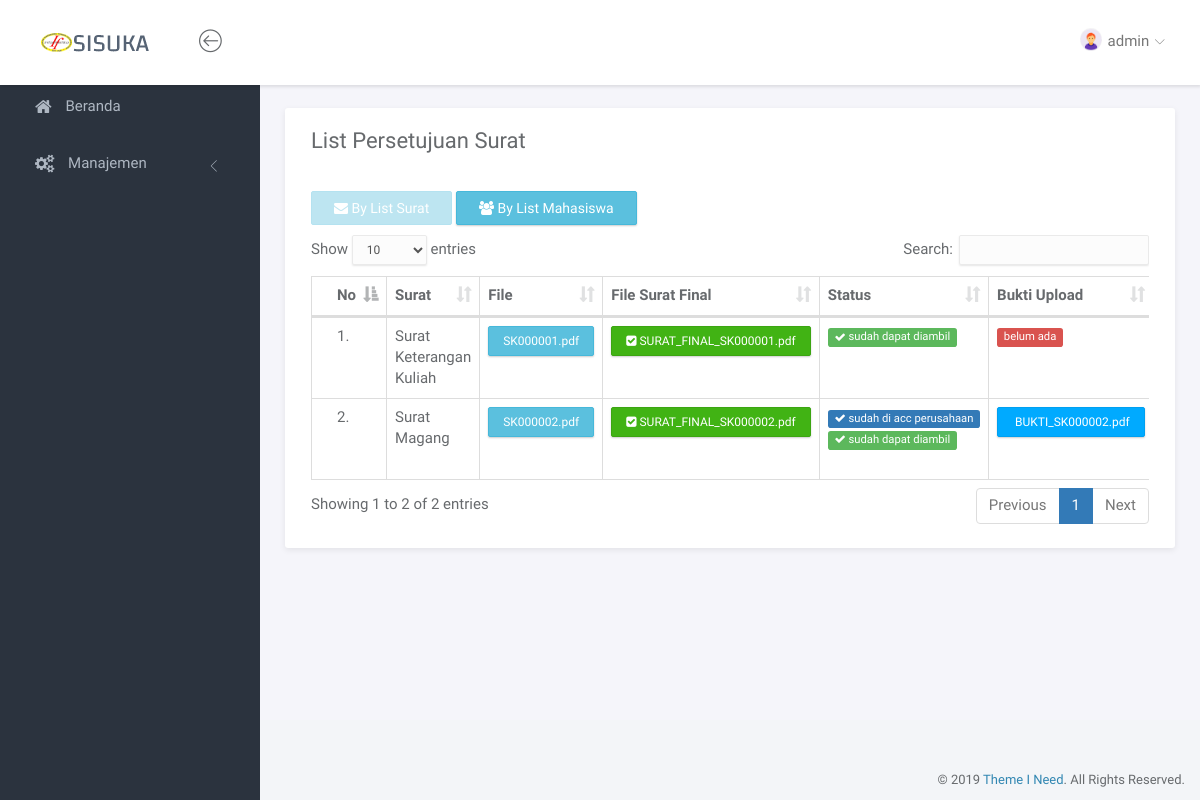
The page /index.php?page=listsurat (signed in) on the database its author committed.
### tables this page shows
CREATE TABLE `tbl_user` (
  `id_user` int(11) NOT NULL,
  `username` varchar(15) NOT NULL,
  `password` varchar(10) NOT NULL,
  `role` int(2) NOT NULL,
  `terakhir_login` timestamp NULL DEFAULT NULL ON UPDATE CURRENT_TIMESTAMP
);

CREATE TABLE `tbl_suratkonfirmasi` (
  `id_suratkonfirmasi` int(10) NOT NULL,
  `kd_suratkonfirmasi` varchar(15) NOT NULL,
  `nim` varchar(10) NOT NULL,
  `id_kategori` varchar(15) NOT NULL,
  `status_surat` int(1) NOT NULL,
  `file_surat` text NOT NULL,
  `file_surat_final` text,
  `file_upload` text,
  `data` text NOT NULL,
  `view_admin` int(1) NOT NULL,
  `created_at` date DEFAULT NULL,
  `acc_at` date DEFAULT NULL
);

CREATE TABLE `tbl_kategorisurat` (
  `id_kategori` varchar(15) NOT NULL,
  `nama` varchar(50) NOT NULL,
  `kode` varchar(5) NOT NULL,
  `file` text,
  `ket` text
);

### page/listsurat/listsurat.php (the view, shortened to what this page needs)
<div class="panel panel-headline">
    <div class="panel-heading">
        <div class="row">
            <div class="col-md-12">
                <div class="pull-left">
                    <h3 class="panel-title">List Persetujuan Surat</h3>
                </div>
            </div>
        </div>
    </div>
    <div class="panel-body">
        <div class="row" style="margin-bottom: 10px;">
            <div class="col-md-12">
                <button id="btnListSurat" class="btn btn-info" style="outline:none;"><i class="fa fa-envelope"></i> By List Surat</button>
                <button id="btnListMhs" class="btn btn-info" style="outline:none;"><i class="fa fa-users"></i> By List Mahasiswa</button>
            </div>
        </div>
        <div class="row">
            <div class="col-md-12">
                <div id="listSurat" class="table-responsive">
                    <table class="table table-bordered example">
                        <thead>
                            <tr>
                                <th>No</th>
                                <th>Surat</th>
                                <th>File</th>
                                <th>File Surat Final</th>
                                <th>Status</th>
                                <th>Bukti Upload</th>
                            </tr>
                        </thead>
                        <tbody>
                            <?php
                            $no = 1;
                            $q = mysqli_query($conn, "SELECT * FROM tbl_suratkonfirmasi
                                                    JOIN tbl_kategorisurat ON tbl_suratkonfirmasi.id_kategori=tbl_kategorisurat.id_kategori
                                                    GROUP BY tbl_suratkonfirmasi.kd_suratkonfirmasi");
                            while($data=mysqli_fetch_array($q)){
                                ?>
                                <tr>
                                    <td><?= $no ?>.</td>
                                    <td><?= $data['nama'] ?></td>
                                    <td><?= getOnlyFileSurat($data['file_surat'],1) ?></td>
                                    <td><?= getOnlyFileSurat($data['file_surat_final'],2) ?></td>
                                    <td><?= getStatus($data['id_kategori'],$data['status_surat']) ?></td>
                                    <td><?= buktiUpload($data['file_upload']) ?></td>
                                </tr>
                            <?php $no++; }?>
                        </tbody>
                    </table>
                </div>
            </div>
        </div>
    </div>
</div>

### header.php (shortened to what this page needs)
<nav class="navbar navbar-default navbar-fixed-top">
	<div class="brand">
		<a href="index.html"><img src="assets/img/sisuka.png" alt="Klorofil Logo" class="img-responsive logo"></a>
	</div>
	<div class="container-fluid">
		<div class="navbar-btn">
			<button type="button" class="btn-toggle-fullwidth"><i class="lnr lnr-arrow-left-circle"></i></button>
		</div>
		<div id="navbar-menu">
			<ul class="nav navbar-nav navbar-right">
				<li class="dropdown">
					<a href="#" class="dropdown-toggle" data-toggle="dropdown"><img src="<?= $photo ?>" class="img-circle" alt="Avatar"> <span><?= $nama ?></span> <i class="icon-submenu lnr lnr-chevron-down"></i></a>
				</li>
			</ul>
		</div>
	</div>
</nav>

### service.php (shortened to what this page needs)
<?php
$user       = $_SESSION['username'];
$role       = $_SESSION['role'];
if ($role == 1){
    $sql = mysqli_query($conn, "SELECT * FROM tbl_user WHERE username='$user'");
    $datauser = mysqli_fetch_array($sql);
    $nama = $datauser['username'];
    $photo = 'assets/img/admin.png';
} else {
    $sql = mysqli_query($conn, "SELECT * FROM tbl_mahasiswa WHERE nim='$user'");
    $datauser = mysqli_fetch_array($sql);
    $nama = $datauser['nama_lengkap'];
    $photo = 'assets/img/no-photo.png';
}
function getStatus($id,$params){
    if ($id == 'KSURAT002'){
        switch ($params) {
            case 3:
                $nil = '<span class="label label-primary"><i class="fa fa-check"></i> sudah di acc perusahaan</span><br>'.
                        '<span class="label label-success"><i class="fa fa-check"></i> sudah dapat diambil</span>';
            break;
        }
    } else {
        switch ($params) {
            case 1:
                $nil = '<span class="label label-success"><i class="fa fa-check"></i> sudah dapat diambil</span>';
                break;
        }
    }
    return $nil;
}
function buktiUpload($params){
    if (!empty($params)){
        $temp = '<a href="file/bukti/'.$params.'" class="btn btn-primary btn-xs" target="_blank"><i class="fa fa-file-alt"></i> '.$params.'</a>';
    } else {
        $temp = '<span class="label label-danger">belum ada</span>';
    }
    return $temp;
}
function getOnlyFileSurat($params,$flag){
    if(!empty($params)){
        if($flag == 1){
            $temp = '<a class="btn btn-info btn-xs" href="file/surat/'.$params.'" target="_blank" title="lihat file">'.$params.'</a>';
        } else {
            $temp = '<a class="btn btn-success btn-xs" href="file/final/'.$params.'" target="_blank" title="lihat file"><i class="fa fa-check-square"></i> '.$params.'</a>';
        }
    } else {
        $temp = '<span class="label label-warning">belum ada file</span>';
    }
    return $temp;
}
?>

### assets/css/main.css (style rules this page uses)
html { position: relative; min-height: 100%; }
body { background-color: #F3F5F8; font-family: "Source Sans Pro", sans-serif; font-size: 15px; color: #676a6d; }
a { color: #3287B2; }
th { font-weight: 600; }
.navbar-default { -webkit-transition: all 0.3s ease-in-out; -moz-transition: all 0.3s ease-in-out; -ms-transition: all 0.3s ease-in-out; -o-transition: all 0.3s ease-in-out; transition: all 0.3s ease-in-out; -moz-box-shadow: 1px 2px 3px rgba(0, 0, 0, 0.1); -webkit-box-shadow: 1px 2px 3px rgba(0, 0, 0, 0.1); box-shadow: 1px 2px 3px rgba(0, 0, 0, 0.1); -webkit-border-radius: 0; -moz-border-radius: 0; border-radius: 0; padding: 0; margin: 0; border: none; background-color: #fff; }
.navbar-default .brand { float: left; padding: 30px 39px; background-color: #fff; }
.navbar-btn { float: left; padding: 16px 0; }
.navbar-btn button { font-size: 24px; padding: 4px 8px; line-height: .7; border: none; background: none; outline: none; }
.navbar-nav > li > a { padding: 28px 20px; }
.navbar-nav > li > a > i { font-size: 22px; margin-right: 2px; vertical-align: middle; }
.navbar-nav > li > a > i.icon-submenu { margin-left: 2px; margin-right: 0; font-size: 10px; position: relative; top: 2px; }
.navbar-nav > li > a > span { position: relative; top: 2px; }
.navbar-nav > li > a img { width: 22px; margin-right: 2px; }
@media screen and (min-width: 768px) { .navbar-nav.navbar-right { margin-right: 0; } }
.btn { -webkit-border-radius: 2px; -moz-border-radius: 2px; border-radius: 2px; -moz-box-shadow: 0px 1px 2px 0 rgba(0, 0, 0, 0.2); -webkit-box-shadow: 0px 1px 2px 0 rgba(0, 0, 0, 0.2); box-shadow: 0px 1px 2px 0 rgba(0, 0, 0, 0.2); padding: 6px 22px; }
.btn-group-xs > .btn, .btn-xs { padding: 5px 14px; }
.btn-primary { background-color: #00AAFF; border-color: #00a0f0; }
.btn-success { background-color: #41B314; border-color: #3ca512; }
.btn.disabled, .btn[disabled], fieldset[disabled] .btn { opacity: 0.4; filter: alpha(opacity=40); }
.panel { -webkit-border-radius: 3px; -moz-border-radius: 3px; border-radius: 3px; -moz-box-shadow: 0 2px 6px rgba(0, 0, 0, 0.08); -webkit-box-shadow: 0 2px 6px rgba(0, 0, 0, 0.08); box-shadow: 0 2px 6px rgba(0, 0, 0, 0.08); background-color: #fff; margin-bottom: 30px; }
.panel .panel-heading, .panel .panel-body, .panel .panel-footer { padding-left: 25px; padding-right: 25px; }
.panel .panel-heading { padding-top: 20px; padding-bottom: 20px; position: relative; }
.panel .panel-heading .panel-title { margin: 0; font-size: 18px; font-weight: 300; }
.panel .panel-body { padding-top: 10px; padding-bottom: 15px; }
.panel.panel-headline .panel-heading { border-bottom: none; }
.panel.panel-headline .panel-heading .panel-title { margin-bottom: 8px; font-size: 22px; font-weight: normal; }
.panel .table > thead > tr > td:first-child, .panel .table > thead > tr > th:first-child, .panel .table > tbody > tr > td:first-child, .panel .table > tbody > tr > th:first-child, .panel .table > tfoot > tr > td:first-child, .panel .table > tfoot > tr > th:first-child { padding-left: 25px; }
.label { font-weight: normal; }

### rows shown on the page
tbl_user: username "admin"
tbl_suratkonfirmasi: id_kategori.nama "Surat Keterangan Kuliah", file_surat "SK000001.pdf", file_surat_final "SURAT_FINAL_SK000001.pdf", status_surat 1 (drawn), shows "belum ada"
tbl_suratkonfirmasi: id_kategori.nama "Surat Magang", file_surat "SK000002.pdf", file_surat_final "SURAT_FINAL_SK000002.pdf", file_upload "BUKTI_SK000002.pdf"
